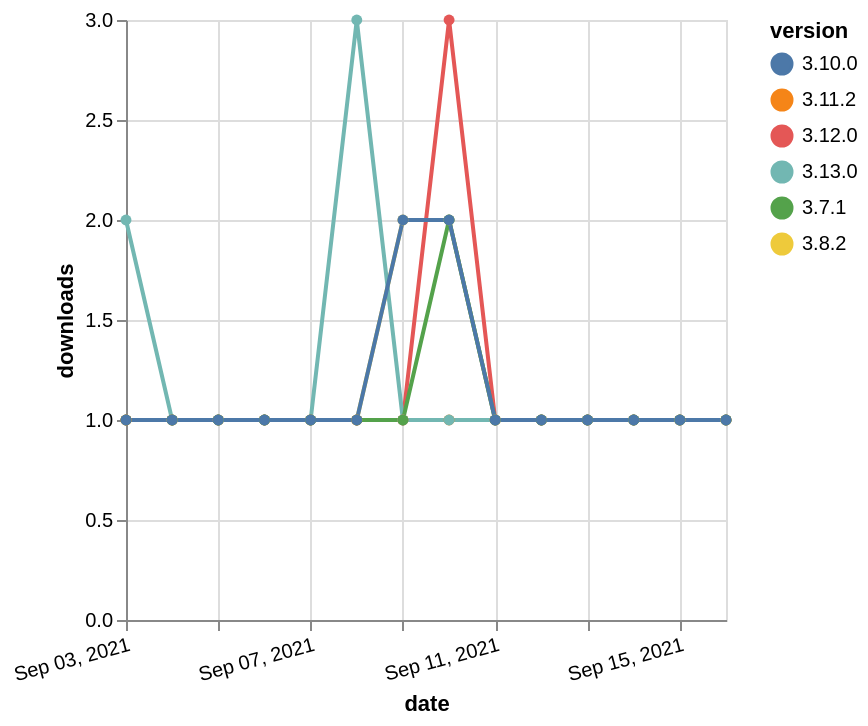

Describe this chart as a Vega-Lite specification.
### Vega-Lite specification from a JSON file in a GitHub repository (floating-point values rounded to 4 significant figures)
{"$schema": "https://vega.github.io/schema/vega-lite/v5.json", "description": "A simple bar chart with embedded data.", "data": {"values": [{"date": "2021-09-03", "total": 152, "delta": 1, "version": "3.11.2"}, {"date": "2021-09-04", "total": 153, "delta": 1, "version": "3.11.2"}, {"date": "2021-09-05", "total": 154, "delta": 1, "version": "3.11.2"}, {"date": "2021-09-06", "total": 155, "delta": 1, "version": "3.11.2"}, {"date": "2021-09-07", "total": 156, "delta": 1, "version": "3.11.2"}, {"date": "2021-09-08", "total": 157, "delta": 1, "version": "3.11.2"}, {"date": "2021-09-09", "total": 158, "delta": 1, "version": "3.11.2"}, {"date": "2021-09-10", "total": 159, "delta": 1, "version": "3.11.2"}, {"date": "2021-09-11", "total": 160, "delta": 1, "version": "3.11.2"}, {"date": "2021-09-12", "total": 161, "delta": 1, "version": "3.11.2"}, {"date": "2021-09-13", "total": 162, "delta": 1, "version": "3.11.2"}, {"date": "2021-09-14", "total": 163, "delta": 1, "version": "3.11.2"}, {"date": "2021-09-15", "total": 164, "delta": 1, "version": "3.11.2"}, {"date": "2021-09-16", "total": 165, "delta": 1, "version": "3.11.2"}, {"date": "2021-09-03", "total": 185, "delta": 1, "version": "3.8.2"}, {"date": "2021-09-04", "total": 186, "delta": 1, "version": "3.8.2"}, {"date": "2021-09-05", "total": 187, "delta": 1, "version": "3.8.2"}, {"date": "2021-09-06", "total": 188, "delta": 1, "version": "3.8.2"}, {"date": "2021-09-07", "total": 189, "delta": 1, "version": "3.8.2"}, {"date": "2021-09-08", "total": 190, "delta": 1, "version": "3.8.2"}, {"date": "2021-09-09", "total": 192, "delta": 2, "version": "3.8.2"}, {"date": "2021-09-10", "total": 194, "delta": 2, "version": "3.8.2"}, {"date": "2021-09-11", "total": 195, "delta": 1, "version": "3.8.2"}, {"date": "2021-09-12", "total": 196, "delta": 1, "version": "3.8.2"}, {"date": "2021-09-13", "total": 197, "delta": 1, "version": "3.8.2"}, {"date": "2021-09-14", "total": 198, "delta": 1, "version": "3.8.2"}, {"date": "2021-09-15", "total": 199, "delta": 1, "version": "3.8.2"}, {"date": "2021-09-16", "total": 200, "delta": 1, "version": "3.8.2"}, {"date": "2021-09-03", "total": 160, "delta": 1, "version": "3.12.0"}, {"date": "2021-09-04", "total": 161, "delta": 1, "version": "3.12.0"}, {"date": "2021-09-05", "total": 162, "delta": 1, "version": "3.12.0"}, {"date": "2021-09-06", "total": 163, "delta": 1, "version": "3.12.0"}, {"date": "2021-09-07", "total": 164, "delta": 1, "version": "3.12.0"}, {"date": "2021-09-08", "total": 165, "delta": 1, "version": "3.12.0"}, {"date": "2021-09-09", "total": 166, "delta": 1, "version": "3.12.0"}, {"date": "2021-09-10", "total": 169, "delta": 3, "version": "3.12.0"}, {"date": "2021-09-11", "total": 170, "delta": 1, "version": "3.12.0"}, {"date": "2021-09-12", "total": 171, "delta": 1, "version": "3.12.0"}, {"date": "2021-09-13", "total": 172, "delta": 1, "version": "3.12.0"}, {"date": "2021-09-14", "total": 173, "delta": 1, "version": "3.12.0"}, {"date": "2021-09-15", "total": 174, "delta": 1, "version": "3.12.0"}, {"date": "2021-09-16", "total": 175, "delta": 1, "version": "3.12.0"}, {"date": "2021-09-03", "total": 117, "delta": 2, "version": "3.13.0"}, {"date": "2021-09-04", "total": 118, "delta": 1, "version": "3.13.0"}, {"date": "2021-09-05", "total": 119, "delta": 1, "version": "3.13.0"}, {"date": "2021-09-06", "total": 120, "delta": 1, "version": "3.13.0"}, {"date": "2021-09-07", "total": 121, "delta": 1, "version": "3.13.0"}, {"date": "2021-09-08", "total": 124, "delta": 3, "version": "3.13.0"}, {"date": "2021-09-09", "total": 125, "delta": 1, "version": "3.13.0"}, {"date": "2021-09-10", "total": 126, "delta": 1, "version": "3.13.0"}, {"date": "2021-09-11", "total": 127, "delta": 1, "version": "3.13.0"}, {"date": "2021-09-12", "total": 128, "delta": 1, "version": "3.13.0"}, {"date": "2021-09-13", "total": 129, "delta": 1, "version": "3.13.0"}, {"date": "2021-09-14", "total": 130, "delta": 1, "version": "3.13.0"}, {"date": "2021-09-15", "total": 131, "delta": 1, "version": "3.13.0"}, {"date": "2021-09-16", "total": 132, "delta": 1, "version": "3.13.0"}, {"date": "2021-09-03", "total": 219, "delta": 1, "version": "3.7.1"}, {"date": "2021-09-04", "total": 220, "delta": 1, "version": "3.7.1"}, {"date": "2021-09-05", "total": 221, "delta": 1, "version": "3.7.1"}, {"date": "2021-09-06", "total": 222, "delta": 1, "version": "3.7.1"}, {"date": "2021-09-07", "total": 223, "delta": 1, "version": "3.7.1"}, {"date": "2021-09-08", "total": 224, "delta": 1, "version": "3.7.1"}, {"date": "2021-09-09", "total": 225, "delta": 1, "version": "3.7.1"}, {"date": "2021-09-10", "total": 227, "delta": 2, "version": "3.7.1"}, {"date": "2021-09-11", "total": 228, "delta": 1, "version": "3.7.1"}, {"date": "2021-09-12", "total": 229, "delta": 1, "version": "3.7.1"}, {"date": "2021-09-13", "total": 230, "delta": 1, "version": "3.7.1"}, {"date": "2021-09-14", "total": 231, "delta": 1, "version": "3.7.1"}, {"date": "2021-09-15", "total": 232, "delta": 1, "version": "3.7.1"}, {"date": "2021-09-16", "total": 233, "delta": 1, "version": "3.7.1"}, {"date": "2021-09-03", "total": 175, "delta": 1, "version": "3.10.0"}, {"date": "2021-09-04", "total": 176, "delta": 1, "version": "3.10.0"}, {"date": "2021-09-05", "total": 177, "delta": 1, "version": "3.10.0"}, {"date": "2021-09-06", "total": 178, "delta": 1, "version": "3.10.0"}, {"date": "2021-09-07", "total": 179, "delta": 1, "version": "3.10.0"}, {"date": "2021-09-08", "total": 180, "delta": 1, "version": "3.10.0"}, {"date": "2021-09-09", "total": 182, "delta": 2, "version": "3.10.0"}, {"date": "2021-09-10", "total": 184, "delta": 2, "version": "3.10.0"}, {"date": "2021-09-11", "total": 185, "delta": 1, "version": "3.10.0"}, {"date": "2021-09-12", "total": 186, "delta": 1, "version": "3.10.0"}, {"date": "2021-09-13", "total": 187, "delta": 1, "version": "3.10.0"}, {"date": "2021-09-14", "total": 188, "delta": 1, "version": "3.10.0"}, {"date": "2021-09-15", "total": 189, "delta": 1, "version": "3.10.0"}, {"date": "2021-09-16", "total": 190, "delta": 1, "version": "3.10.0"}]}, "width": "container", "mark": {"type": "line", "point": {"filled": true}}, "encoding": {"x": {"field": "date", "type": "temporal", "timeUnit": "yearmonthdate", "title": "date", "axis": {"labelAngle": -15}}, "y": {"field": "delta", "type": "quantitative", "title": "downloads"}, "color": {"field": "version", "type": "nominal"}, "tooltip": {"field": "delta"}}}
